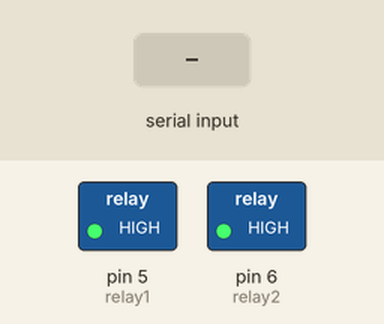
This sketch was run on a simulated Arduino Uno, built with avr-gcc and run on an emulated ATmega328P. Parts: switched loads named in the sketch (green lamp = pin HIGH). Inputs (shaded band) come from the test bench.

Above: at 1.2 s.
1.3 s: "b" received over Serial
At 2.6 s:
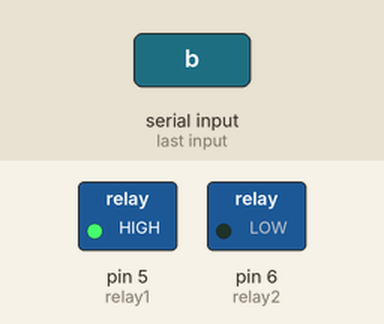
At 7.6 s:
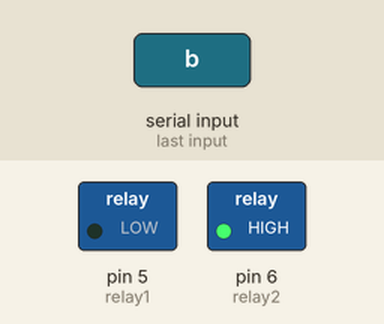
Timing chart, 0 to 8.8 s (numbered marks = the images above; inputs shaded):
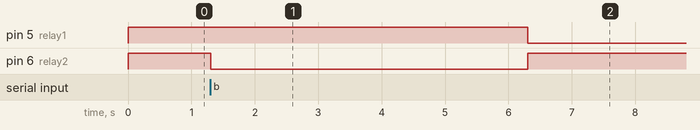

Measured:
- after the input at 1.3 s, pin 5 (relay1): HIGH → LOW after 5.0 s; pin 6 (relay2): HIGH → LOW at once, → HIGH 5.0 s later

The sketch:

LED.ino
```cpp
//2014.3.13
int relay1 = 5;
int relay2 = 6;
char c;
void setup()
{
  pinMode(relay1, OUTPUT); // 口为输出接口，Arduino 上我们用到的I/O 口都要进行类似这样的定义。
  pinMode(relay2, OUTPUT);
  digitalWrite(relay2, HIGH);
  digitalWrite(relay1, HIGH);
  Serial.begin(9600);
}

void loop() //死循环体
{
  if (Serial.available()) {
    c = Serial.read();
  } else {
    if (c == 's') {
      digitalWrite(relay1, HIGH);
      digitalWrite(relay2, HIGH);
    } else if (c == 'b') {
      c = 'b';
      digitalWrite(relay1, HIGH); //IO口10设置为高电平，点亮数字10 口LED
      digitalWrite(relay2, LOW);
      delay(5000);//延时500MS
      digitalWrite(relay1, LOW); //IO口10设置为低电平，熄灭数字10 口LED
      digitalWrite(relay2, HIGH);
      delay(5000);//延时500MS
    }
  }

}
```
